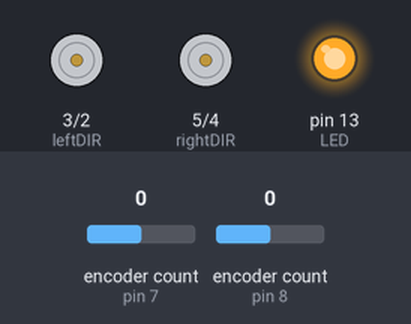
Simulated run of this sketch. Board: Teensy 4. Parts: direction and speed pins drawn as motors (green arrow = direction pin HIGH = forward, orange = LOW = backward, longer = more drive), output pins drawn as LEDs (lit = HIGH). The test bench sets the inputs (shaded band); at power-on: encoder count (sensors on pin 7, pin 8) 0. What the sketch prints to the serial monitor is not drawn.

Above: at 0.1 s.
At 1.2 s:
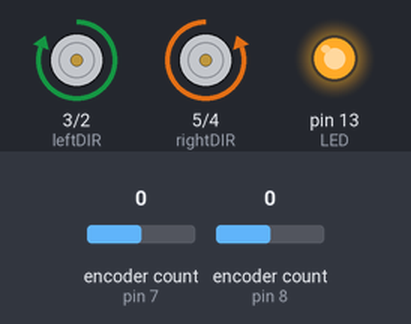
Timing chart, 0 to 2.7 s (numbered marks = the images above):
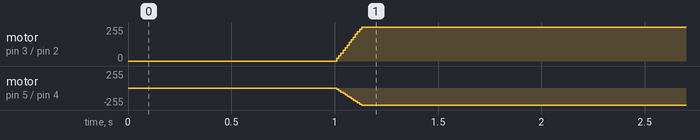

The sketch:

position_control_isr.ino
```cpp
// use a timer based interrupt to control the velocities of the motors
// timer based interrupt: https://www.pjrc.com/teensy/td_timing_IntervalTimer.html

IntervalTimer myTimer;

#include <Encoder.h>

int LED = 13; // there's always an LED on pin 13

// motor pins
int leftPWM = 2;
int leftDIR = 3;
int rightPWM = 4;
int rightDIR = 5;

// encoder pins
int leftEncoderA = 6;
int leftEncoderB = 7;
int rightEncoderA = 8;
int rightEncoderB = 9;
// swap A and B if turning the motor forwards gives a negative position
Encoder encoderLeft(leftEncoderB, leftEncoderA);
Encoder encoderRight(rightEncoderA, rightEncoderB);
long encoderCountLeft  = 0;
long encoderCountRight = 0;

// variables shared between loop() and motorPID()
volatile float desiredLeftVelocity = 0;
volatile float desiredRightVelocity = 0;
volatile float KP = 0.1; // how hard to try to follow the desired velocity

void setup() {
  pinMode(LED, OUTPUT);
  digitalWrite(LED, HIGH); // turn on the LED so we know the teensy is on

  Serial.begin(9600);

  pinMode(leftPWM, OUTPUT);
  pinMode(leftDIR, OUTPUT);
  analogWrite(leftPWM, 0);
  digitalWrite(leftDIR, LOW);

  pinMode(rightPWM, OUTPUT);
  pinMode(rightDIR, OUTPUT);
  analogWrite(rightPWM, 0);
  digitalWrite(rightDIR, LOW);

  // turn on the automatic function call to control the motor velocities
  myTimer.begin(motorPID, 10000);  //(in microseconds) run motorPID() every 0.01s (100Hz)
}


// functions called by IntervalTimer should be short, run as quickly as
// possible, and should avoid calling other functions if possible.
void motorPID() {
  static float prevLeftAngle = 0;
  static float prevRightAngle = 0;
  static int leftDuty = 0;
  static int rightDuty = 0;

  float leftAngle, leftVelocity;
  float rightAngle, rightVelocity;

  // calculate the motor angles
  encoderCountLeft = encoderLeft.read();
  encoderCountRight = encoderRight.read();
  leftAngle = encoderCountLeft * 360.0 / 1632.0;
  rightAngle = encoderCountRight * 360.0 / 1632.0;

  // calculate the motor velocities (to do: filter for smoothness)
  leftVelocity = (leftAngle - prevLeftAngle) / 0.01;
  rightVelocity = (rightAngle - prevRightAngle) / 0.01;
  Serial.print(leftVelocity);
  Serial.print(" ");
  Serial.println(rightVelocity);
  // remember the position for next time (needed for velocity calculation)
  prevLeftAngle = leftAngle;
  prevRightAngle = rightAngle;

  // calculate error in velocity
  float leftVelocityError = desiredLeftVelocity - leftVelocity;
  float rightVelocityError = desiredRightVelocity - rightVelocity;

  // if the velocity error is 0, then continue to use the duty cycle
  // else change the duty cycle accordingly
  int leftDutyChange = KP * leftVelocityError;
  leftDuty += leftDutyChange;
  if (leftDuty < 0) {
    leftDuty = 0;
  }
  if (leftDuty > 255) {
    leftDuty = 255;
  }
  // to do: negative velocities
  analogWrite(leftPWM, leftDuty);
  digitalWrite(leftDIR, HIGH);

  int rightDutyChange = KP * rightVelocityError;
  rightDuty += rightDutyChange;
  if (rightDuty < 0) {
    rightDuty = 0;
  }
  if (rightDuty > 255) {
    rightDuty = 255;
  }
  analogWrite(rightPWM, rightDuty);
  digitalWrite(rightDIR, LOW);
}

void loop() {
  // set the desired velocity and the motorPID() function makes it happen
  desiredLeftVelocity = 0;
  desiredRightVelocity = 0;
  delay(1000);

  desiredLeftVelocity = 200;
  desiredRightVelocity = 200;
  delay(1500);

  desiredLeftVelocity = 600;
  desiredRightVelocity = 600;
  delay(1500);
}
```

Measured:
- by itself, motor on pin 3 (leftDIR) / pin 2 (leftPWM): moves from stopped to forward 255/255 over 0.12 s
- by itself, motor on pin 5 (rightDIR) / pin 4 (rightPWM): moves from stopped to backward 255/255 over 0.12 s
